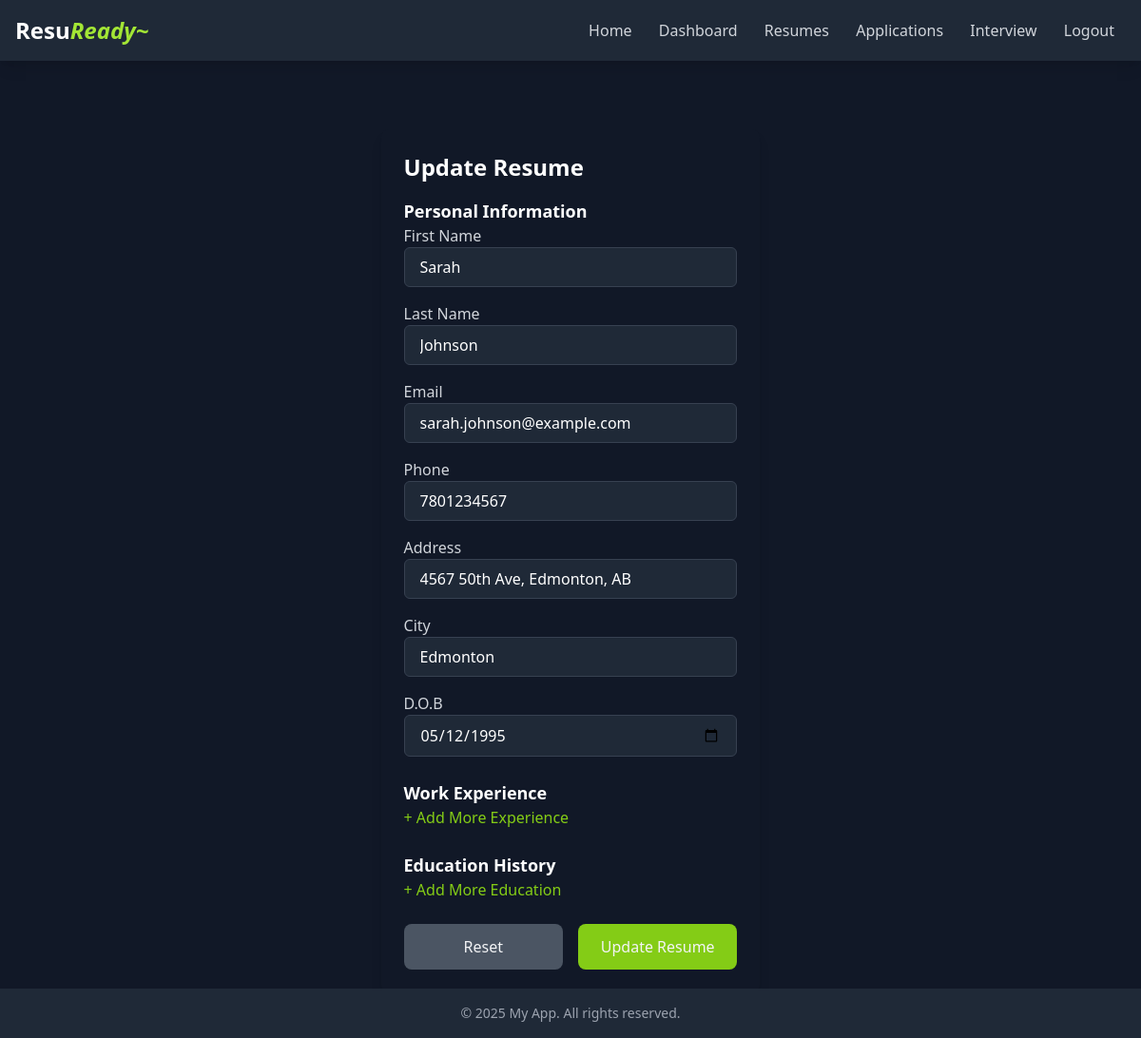
The page /resumes/edit/93f6c1eb-85d3-45f6-95e8-1a05bc5e6d74 (signed in) on the database its author committed.
### backend/models/resume.py (models this page shows)
class Resume(db.Model):
    __tablename__ = 'resume'
    id = db.Column(db.String(36), primary_key=True, default=lambda: str(uuid.uuid4()))
    owner_id = db.Column(db.String(36), db.ForeignKey('user.id'), nullable=False)
    first_name = db.Column(db.String(80), nullable=False)
    last_name = db.Column(db.String(80), nullable=False)
    address = db.Column(db.String(500), nullable=False)
    city = db.Column(db.String(80), nullable=False)
    phone_number = db.Column(db.String(12), nullable=False)
    date_of_birth = db.Column(db.Date, nullable=False)
    email = db.Column(db.String(120), nullable=False)
    skills = db.Column(db.String(500), nullable=False)
    analysis = db.Column(db.String(5000))
    optimized_version = db.Column(db.String(10000))
    work_experiences = db.relationship('WorkExperience', backref='resume', lazy=True, cascade="all, delete-orphan")
    education_history = db.relationship('EducationHistory', backref='resume', lazy=True, cascade="all, delete-orphan")
    certificates = db.relationship('Certification', backref='resume', lazy=True, cascade="all, delete-orphan")

### backend/routes/resume.py (the view)
@resume_bp.route('/edit/<string:resume_id>', methods=['GET', 'POST'])
@login_required
def edit(resume_id):
    resume = Resume.query.get_or_404(resume_id)
    if resume.owner_id != current_user.id:
        flash('Unauthorized access.', 'danger')
        return redirect(url_for('resumes.dashboard'))
    if request.method == 'POST':
        resume.title = request.form.get('title')
        resume.content = request.form.get('content')
        db.session.commit()
        flash('Resume updated successfully.', 'success')
        return redirect(url_for('resumes.dashboard'))
    return render_template('resumes/edit.html', resume=resume)

### backend/__init__.py (called while the page is built)
def check_subscription_status():
    if current_user.is_authenticated:
        current_user.check_subscription_status()

### backend/models/user.py (called while the page is built)
@login_manager.user_loader
def user_loader(user_id):
    if user_id:
        user = User.query.get(user_id)
        db.session.commit()
        return user
    return None

    def check_subscription_status(self):
        if not self.subscription:
            return
        now = datetime.utcnow()
        if self.subscription.next_payment_date and now > self.subscription.next_payment_date:
            if not self.subscription.is_in_grace_period:
                self.handle_subscription_expiration()
            elif self.subscription.status != 'past_due':
                self.handle_payment_failure()
        if self.subscription.status == 'cancelled' and self.subscription.end_date and now > self.subscription.end_date:
            self.create_free_subscription()

### frontend/templates/resumes/edit.html (shortened to what this page needs)
{% extends 'base.html' %}
{% block content %}
<section class="max-w-4xl mx-auto p-6 bg-gray-900 rounded-lg shadow-lg">
  <h1 class="text-2xl font-bold text-white mb-4">Update Resume</h1>
  <form method="POST" action="{{ url_for('resumes.edit', resume_id=resume.id) }}">
    <div class="mb-6">
      <h2 class="text-lg font-semibold text-white">Personal Information</h2>
      <div class="space-y-4">
        <div>
          <label for="first_name" class="text-gray-300">First Name</label>
          <input type="text" id="first_name" name="first_name" value="{{ resume.first_name }}" class="w-full px-4 py-2 rounded-md bg-gray-800 border border-gray-700 text-white focus:outline-none focus:ring-2 focus:ring-lime-500" required>
        </div>
        <div>
          <label for="last_name" class="text-gray-300">Last Name</label>
          <input type="text" id="last_name" name="last_name" value="{{ resume.last_name }}" class="w-full px-4 py-2 rounded-md bg-gray-800 border border-gray-700 text-white focus:outline-none focus:ring-2 focus:ring-lime-500" required>
        </div>
        <div>
          <label for="email" class="text-gray-300">Email</label>
          <input type="email" id="email" name="email" value="{{ resume.email }}" class="w-full px-4 py-2 rounded-md bg-gray-800 border border-gray-700 text-white focus:outline-none focus:ring-2 focus:ring-lime-500" required>
        </div>
        <div>
          <label for="phone" class="text-gray-300">Phone</label>
          <input type="tel" id="phone" name="phone" value="{{ resume.phone_number }}" class="w-full px-4 py-2 rounded-md bg-gray-800 border border-gray-700 text-white focus:outline-none focus:ring-2 focus:ring-lime-500" required>
        </div>
        <div>
          <label for="adress" class="text-gray-300">Address</label>
          <input type="text" id="adress" name="adress" value="{{ resume.address }}" class="w-full px-4 py-2 rounded-md bg-gray-800 border border-gray-700 text-white focus:outline-none focus:ring-2 focus:ring-lime-500" required>
        </div>
        <div>
          <label for="city" class="text-gray-300">City</label>
          <input type="text" id="city" name="city" value="{{ resume.city }}" class="w-full px-4 py-2 rounded-md bg-gray-800 border border-gray-700 text-white focus:outline-none focus:ring-2 focus:ring-lime-500" required>
        </div>
        <div>
          <label for="date_of_birth" class="text-gray-300">D.O.B</label>
          <input type="date" id="date_of_birth" name="date_of_birth" value="{{ resume.date_of_birth }}" class="w-full px-4 py-2 rounded-md bg-gray-800 border border-gray-700 text-white focus:outline-none focus:ring-2 focus:ring-lime-500" required>
        </div>
      </div>
    </div>
    <div x-data="{ workExperiences: [{ position: '', company: '', location: '', duties: '', start_date: '', end_date: '' }] }" class="mb-6">
      <h2 class="text-lg font-semibold text-white">Work Experience</h2>
      <button type="button" @click="workExperiences.push({ position: '', company: '', location: '', duties: '', start_date: '', end_date: '' })" class="text-lime-500 hover:text-lime-400">+ Add More Experience</button>
    </div>
    <div x-data="{ educationHistory: [{ title: '', school: '', location: '', achievements: '', start_date: '', graduation_date: '' }] }" class="mb-6">
      <h2 class="text-lg font-semibold text-white">Education History</h2>
      <button type="button" @click="educationHistory.push({ title: '', school: '', location: '', achievements: '', start_date: '', graduation_date: '' })" class="text-lime-500 hover:text-lime-400">+ Add More Education</button>
    </div>
    <div class="flex justify-between gap-4 mt-6">
      <button type="reset" class="w-full py-3 rounded-lg bg-gray-600 text-gray-100 hover:bg-gray-500 focus:outline-none focus:ring-2 focus:ring-lime-500">Reset</button>
      <button type="submit" class="w-full py-3 rounded-lg bg-lime-500 text-gray-100 hover:bg-lime-400 focus:outline-none focus:ring-2 focus:ring-lime-500">Update Resume</button>
    </div>
  </form>
</section>
{% endblock %}

### rows shown on the page
Resume: first_name "Sarah", last_name "Johnson", email "sarah.johnson@example.com", phone "7801234567", adress "4567 50th Ave, Edmonton, AB", city "Edmonton", date_of_birth "05/12/1995"
